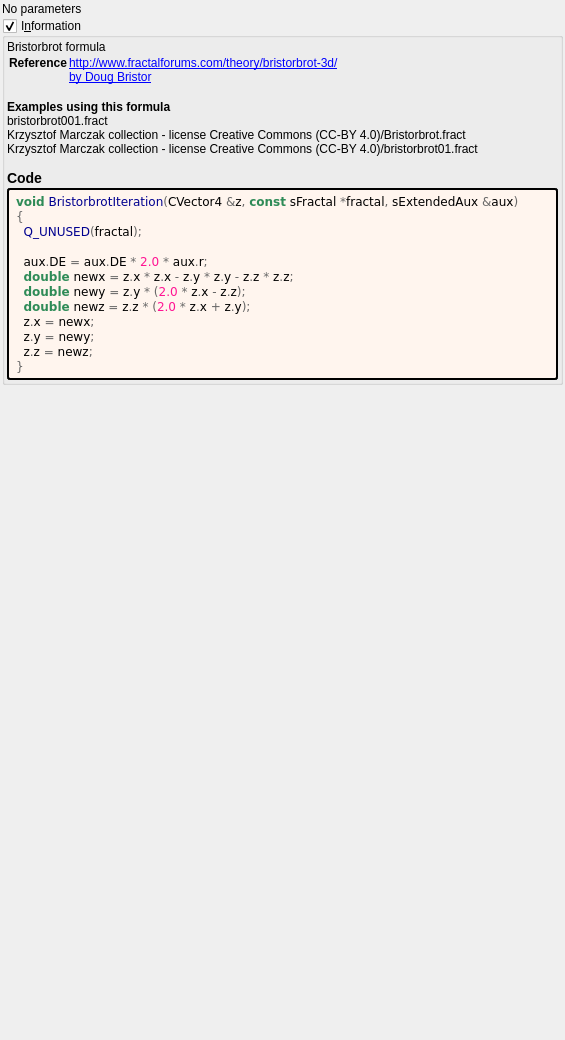
<?xml version="1.0" encoding="UTF-8"?>
<ui version="4.0">
 <class>bristorbrot</class>
 <widget class="QWidget" name="Form">
  <property name="geometry">
   <rect>
    <x>0</x>
    <y>0</y>
    <width>565</width>
    <height>1040</height>
   </rect>
  </property>
  <property name="windowTitle">
   <string notr="true">bristorbrot</string>
  </property>
  <layout class="QVBoxLayout" name="verticalLayout">
   <property name="spacing">
    <number>2</number>
   </property>
   <property name="leftMargin">
    <number>2</number>
   </property>
   <property name="topMargin">
    <number>2</number>
   </property>
   <property name="rightMargin">
    <number>2</number>
   </property>
   <property name="bottomMargin">
    <number>2</number>
   </property>
   <item>
    <widget class="QLabel" name="label">
     <property name="text">
      <string>No parameters</string>
     </property>
    </widget>
   </item>
   <item>
    <widget class="MyGroupBox" name="groupCheck_info">
     <property name="title">
      <string>I&amp;nformation</string>
     </property>
     <property name="flat">
      <bool>false</bool>
     </property>
     <property name="checkable">
      <bool>true</bool>
     </property>
     <layout class="QVBoxLayout" name="verticalLayout_2">
      <property name="spacing">
       <number>2</number>
      </property>
      <property name="leftMargin">
       <number>2</number>
      </property>
      <property name="topMargin">
       <number>2</number>
      </property>
      <property name="rightMargin">
       <number>2</number>
      </property>
      <property name="bottomMargin">
       <number>2</number>
      </property>
      <item>
       <widget class="QLabel" name="label_information_general">
        <property name="text">
         <string notr="true">&lt;p&gt;Bristorbrot formula&lt;/p&gt;&lt;table&gt;
&lt;tr&gt;&lt;th&gt;Reference&lt;/th&gt;&lt;td&gt;&lt;a href=&quot;http://www.fractalforums.com/theory/bristorbrot-3d/&quot;&gt;http://www.fractalforums.com/theory/bristorbrot-3d/&lt;br&gt;
&lt;a href=&quot;by Doug Bristor&quot;&gt;by Doug Bristor&lt;br&gt;
&lt;/td&gt;&lt;/tr&gt;
&lt;/table&gt;
&lt;br&gt;&lt;b&gt;Examples using this formula&lt;/b&gt;&lt;br&gt;bristorbrot001.fract&lt;br&gt;Krzysztof Marczak collection - license Creative Commons (CC-BY 4.0)/Bristorbrot.fract&lt;br&gt;Krzysztof Marczak collection - license Creative Commons (CC-BY 4.0)/bristorbrot01.fract&lt;h3&gt;Code&lt;/h3&gt;</string>
        </property>
        <property name="wordWrap">
         <bool>true</bool>
        </property>
        <property name="openExternalLinks">
         <bool>true</bool>
        </property>
        <property name="textInteractionFlags">
         <set>Qt::LinksAccessibleByMouse|Qt::TextSelectableByMouse</set>
        </property>
       </widget>
      </item>
      <item>
       <widget class="QLabel" name="label_code_content">
        <property name="styleSheet">
         <string notr="true">border-style: outset; border-width: 2px; border-radius: 3px; border-color: black; background-color: #fff5ee; padding: 4px;</string>
        </property>
        <property name="text">
         <string notr="true">&lt;body style=&quot;background-color:#fff5ee&quot;&gt;
&lt;pre style=&quot;color:#000000; background-color:#fff5ee;  font-family:'Courier New',monospace;&quot;&gt;&lt;span style=&quot;color:#2e8b57; font-weight:bold&quot;&gt;void&lt;/span&gt; &lt;span style=&quot;color:#00008f&quot;&gt;BristorbrotIteration&lt;/span&gt;&lt;span style=&quot;color:#676767&quot;&gt;(&lt;/span&gt;CVector4 &lt;span style=&quot;color:#676767&quot;&gt;&amp;amp;&lt;/span&gt;z&lt;span style=&quot;color:#676767&quot;&gt;,&lt;/span&gt; &lt;span style=&quot;color:#2e8b57; font-weight:bold&quot;&gt;const&lt;/span&gt; sFractal &lt;span style=&quot;color:#676767&quot;&gt;*&lt;/span&gt;fractal&lt;span style=&quot;color:#676767&quot;&gt;,&lt;/span&gt; sExtendedAux &lt;span style=&quot;color:#676767&quot;&gt;&amp;amp;&lt;/span&gt;aux&lt;span style=&quot;color:#676767&quot;&gt;)&lt;/span&gt;
&lt;span style=&quot;color:#676767&quot;&gt;{&lt;/span&gt;
  &lt;span style=&quot;color:#00008f&quot;&gt;Q_UNUSED&lt;/span&gt;&lt;span style=&quot;color:#676767&quot;&gt;(&lt;/span&gt;fractal&lt;span style=&quot;color:#676767&quot;&gt;);&lt;/span&gt;

  aux&lt;span style=&quot;color:#676767&quot;&gt;.&lt;/span&gt;DE &lt;span style=&quot;color:#676767&quot;&gt;=&lt;/span&gt; aux&lt;span style=&quot;color:#676767&quot;&gt;.&lt;/span&gt;DE &lt;span style=&quot;color:#676767&quot;&gt;*&lt;/span&gt; &lt;span style=&quot;color:#ff1493&quot;&gt;2.0&lt;/span&gt; &lt;span style=&quot;color:#676767&quot;&gt;*&lt;/span&gt; aux&lt;span style=&quot;color:#676767&quot;&gt;.&lt;/span&gt;r&lt;span style=&quot;color:#676767&quot;&gt;;&lt;/span&gt;
  &lt;span style=&quot;color:#2e8b57; font-weight:bold&quot;&gt;double&lt;/span&gt; newx &lt;span style=&quot;color:#676767&quot;&gt;=&lt;/span&gt; z&lt;span style=&quot;color:#676767&quot;&gt;.&lt;/span&gt;x &lt;span style=&quot;color:#676767&quot;&gt;*&lt;/span&gt; z&lt;span style=&quot;color:#676767&quot;&gt;.&lt;/span&gt;x &lt;span style=&quot;color:#676767&quot;&gt;-&lt;/span&gt; z&lt;span style=&quot;color:#676767&quot;&gt;.&lt;/span&gt;y &lt;span style=&quot;color:#676767&quot;&gt;*&lt;/span&gt; z&lt;span style=&quot;color:#676767&quot;&gt;.&lt;/span&gt;y &lt;span style=&quot;color:#676767&quot;&gt;-&lt;/span&gt; z&lt;span style=&quot;color:#676767&quot;&gt;.&lt;/span&gt;z &lt;span style=&quot;color:#676767&quot;&gt;*&lt;/span&gt; z&lt;span style=&quot;color:#676767&quot;&gt;.&lt;/span&gt;z&lt;span style=&quot;color:#676767&quot;&gt;;&lt;/span&gt;
  &lt;span style=&quot;color:#2e8b57; font-weight:bold&quot;&gt;double&lt;/span&gt; newy &lt;span style=&quot;color:#676767&quot;&gt;=&lt;/span&gt; z&lt;span style=&quot;color:#676767&quot;&gt;.&lt;/span&gt;y &lt;span style=&quot;color:#676767&quot;&gt;* (&lt;/span&gt;&lt;span style=&quot;color:#ff1493&quot;&gt;2.0&lt;/span&gt; &lt;span style=&quot;color:#676767&quot;&gt;*&lt;/span&gt; z&lt;span style=&quot;color:#676767&quot;&gt;.&lt;/span&gt;x &lt;span style=&quot;color:#676767&quot;&gt;-&lt;/span&gt; z&lt;span style=&quot;color:#676767&quot;&gt;.&lt;/span&gt;z&lt;span style=&quot;color:#676767&quot;&gt;);&lt;/span&gt;
  &lt;span style=&quot;color:#2e8b57; font-weight:bold&quot;&gt;double&lt;/span&gt; newz &lt;span style=&quot;color:#676767&quot;&gt;=&lt;/span&gt; z&lt;span style=&quot;color:#676767&quot;&gt;.&lt;/span&gt;z &lt;span style=&quot;color:#676767&quot;&gt;* (&lt;/span&gt;&lt;span style=&quot;color:#ff1493&quot;&gt;2.0&lt;/span&gt; &lt;span style=&quot;color:#676767&quot;&gt;*&lt;/span&gt; z&lt;span style=&quot;color:#676767&quot;&gt;.&lt;/span&gt;x &lt;span style=&quot;color:#676767&quot;&gt;+&lt;/span&gt; z&lt;span style=&quot;color:#676767&quot;&gt;.&lt;/span&gt;y&lt;span style=&quot;color:#676767&quot;&gt;);&lt;/span&gt;
  z&lt;span style=&quot;color:#676767&quot;&gt;.&lt;/span&gt;x &lt;span style=&quot;color:#676767&quot;&gt;=&lt;/span&gt; newx&lt;span style=&quot;color:#676767&quot;&gt;;&lt;/span&gt;
  z&lt;span style=&quot;color:#676767&quot;&gt;.&lt;/span&gt;y &lt;span style=&quot;color:#676767&quot;&gt;=&lt;/span&gt; newy&lt;span style=&quot;color:#676767&quot;&gt;;&lt;/span&gt;
  z&lt;span style=&quot;color:#676767&quot;&gt;.&lt;/span&gt;z &lt;span style=&quot;color:#676767&quot;&gt;=&lt;/span&gt; newz&lt;span style=&quot;color:#676767&quot;&gt;;&lt;/span&gt;
&lt;span style=&quot;color:#676767&quot;&gt;}&lt;/span&gt;
&lt;/pre&gt;
&lt;/body&gt;</string>
        </property>
        <property name="wordWrap">
         <bool>true</bool>
        </property>
        <property name="openExternalLinks">
         <bool>true</bool>
        </property>
        <property name="textInteractionFlags">
         <set>Qt::LinksAccessibleByMouse|Qt::TextSelectableByMouse</set>
        </property>
       </widget>
      </item>
     </layout>
    </widget>
   </item>
   <item>
    <spacer name="verticalSpacer">
     <property name="orientation">
      <enum>Qt::Vertical</enum>
     </property>
     <property name="sizeHint" stdset="0">
      <size>
       <width>20</width>
       <height>40</height>
      </size>
     </property>
    </spacer>
   </item>
  </layout>
 </widget>
 <customwidgets>
  <customwidget>
   <class>MyGroupBox</class>
   <extends>QGroupBox</extends>
   <header>my_group_box.h</header>
   <container>1</container>
  </customwidget>
 </customwidgets>
 <tabstops>
  <tabstop>groupCheck_info</tabstop>
 </tabstops>
 <resources/>
 <connections/>
</ui>
